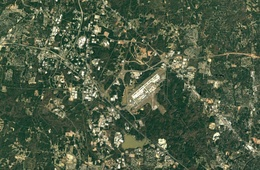
%> input picture 2000.jpg, 260 x 170 px, shrunk from 1686 x 1102 before the run
$ octave city_density_red.m   (GNU Octave 9; MATLAB toolbox functions it lacks are replaced by stand-ins)
%> lines starting %> are read from the running program, lines starting %| are printed output that depends on the picture; in (x1, y1, x2, y2) boxes, pixels count from 0 and x2, y2 are one past the last pixel; in counts of white or black regions, pixels touching at a corner belong together; the program's own positions count from 1
### highlight_edges.m
function [ new_image ] = highlight_edges ( image, color )

    image_size = size(image);
    height = image_size(1);
    width = image_size(2);

    threshold = 80;

    for x = 1:width-1
        for y = 1:height-1
            distance = 0;

            for channel = 1:3
               difference1 = abs(double(image(y, x, channel)) - double(image(y+1, x, channel)));
               difference2 = abs(double(image(y, x, channel)) - double(image(y, x+1, channel)));
               difference3 = abs(double(image(y, x, channel)) - double(image(y+1, x+1, channel)));

               difference = max([ difference1; difference2; difference3]);
               difference_squared = difference^2;

               if (channel == 2)
                   difference_squared = difference_squared*10;
               end

               distance = distance + difference_squared;
               distance = distance^0.5;
            end

            if (distance > threshold)
                image(y, x, 1) = color(1);
                image(y, x, 2) = color(2);
                image(y, x, 3) = color(3);
            end
        end
    end

    new_image = image;
    return;
end

### extract_edges.m
function [ new_image ] = extract_edges( image, color )
    image_size = size(image);
    height = image_size(1);
    width = image_size(2);
    new_image = zeros(height, width, 3, 'uint8');

    for x = 1:width
        for y = 1:height
            if image(y, x, 1) == color(1) && image(y, x, 2) == color(2) && image(y, x, 3) == color(3)
                new_image(y,x,1) = 255;
                new_image(y,x,2) = 255;
                new_image(y,x,3) = 255;
            end
        end
    end

    return;
end

### remove_dots.m
function [ new_image ] = remove_dots ( image )

    image_size = size(image);
    height = image_size(1);
    width = image_size(2);

    for x = 1:width-1
        for y = 1:height-1
            count = 0;
            for i = x-1:x+1
                for j = y-1:y+1
                    if (i > 0 && i <= width && j > 0 && j <= height && image(y, x) == 255)
                        if image(j, i) == 255
                            count = count + 1;
                        end
                    end
                end
            end

            if count == 1
                image(y, x) = 0;
            end
        end
    end

    new_image = image;

    return;
end

### city_density_red.m
close all;
clear all;
%% Read in image
file = '2000.jpg';
original_image = imread(file);
%> original_image is the input picture: size 170x260x3 uint8; mean R, G, B 77.5, 92.1, 68.8
%figure(1);clf;
%imshow(original_image);

%% Get image dimensions
[ m, n, z ] = size(original_image);
%> m = 170; n = 260; z = 3

%% Highlight borders with pink
color = [ 255 0 225 ];
image = imsharpen(original_image); % sharpen image
image = highlight_edges(image, color); % make edges pink
%> after the loop in highlight_edges, `for x = 1:width-1`:
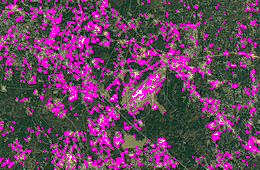
%> image: size 170x260x3 uint8; mean R, G, B 104.2, 69.5, 93.2
%figure(2); clf;
%imshow(image);

%% Extract edges
extracted_image = extract_edges(image, color);
%> after the loop in extract_edges, `for x = 1:width`:
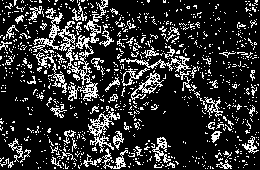
%> new_image: size 170x260x3 uint8; 18.7% white in thin lines or dots
figure(3); clf;
imshow(extracted_image);

%% Filter dots out of image
BW = extracted_image(:, :, 1);
%> BW: size 170x260 uint8; 18.7% white in thin lines or dots
filtered_image = remove_dots(BW);
%> after the loop in remove_dots, `for x = 1:width-1`:
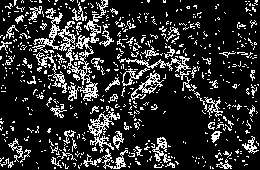
%> image: size 170x260 uint8; 17.9% white in thin lines or dots
filtered_image = remove_dots(filtered_image);
filtered_image = remove_dots(filtered_image);
figure(4); clf;
imshow(filtered_image);

%% Filter
% [28 lines of commented-out code are left out]
%% Morphological Operations
rect = strel('rectangle', [ 15 15 ]);
filled_image = imclose(filtered_image, rect);
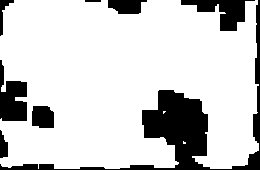
%> filled_image: size 170x260 uint8; 81.4% white; 8 black regions, largest, box (x1, y1, x2, y2) and area: (0, 0, 260, 170) 4901, (0, 60, 27, 121) 1049, (181, 0, 255, 31) 1030
P = 1000;
CC = bwconncomp(filled_image);
%> CC = 3 connected components
numPixels = cellfun(@numel,CC.PixelIdxList);
%> numPixels = [35985 6 7]
[biggest,idx] = max(numPixels);
%> biggest = 35985; idx = 1
P = round(biggest*0.8);
%> P = 28788
filled_image = bwareaopen(filled_image,P);
%> filled_image: size 170x260 logical; 81.4% white; 8 black regions, largest, box (x1, y1, x2, y2) and area: (0, 0, 260, 170) 4914, (0, 60, 27, 121) 1049, (181, 0, 255, 31) 1030
filled_image = imclose(filled_image, rect);
filled_image = imclose(filled_image, rect);
filled_image= imfill(filled_image,'holes');
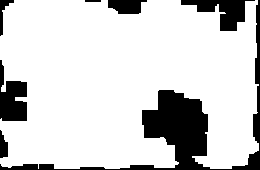
%> filled_image: size 170x260 logical; 82.4% white; 7 black regions, largest, box (x1, y1, x2, y2) and area: (0, 0, 260, 170) 4914, (0, 60, 27, 121) 1049, (181, 0, 255, 31) 1030
filled_image= imfill(filled_image,'holes');
filled_image= imfill(filled_image,'holes');
filled_image = imclose(filled_image, rect);
filled_image = imopen(filled_image, rect);
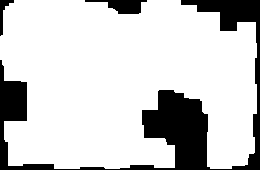
%> filled_image: size 170x260 logical; 80.8% white; 3 black regions, box (x1, y1, x2, y2) and area: (0, 0, 260, 170) 7840, (85, 0, 147, 14) 468, (0, 0, 14, 36) 165

[B,L] = bwboundaries(filled_image, 'noholes');
%> B = 1 boundary; box (x1, y1, x2, y2) and points: (0, 0, 257, 169) 1126
figure(30);clf;
imshow(original_image);
hold on
for k = 1:length(B)
   boundary = B{k};
   plot(boundary(:,2), boundary(:,1), 'r', 'LineWidth', 2)
end
%> this loop made 1 pass
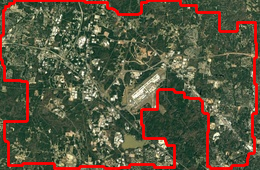
%> figure redrawn from the program's plot data
%
% figure(5); clf;
% imshow(filled_image, []);

$ run again, with boundary.jpg copied over 2000.jpg
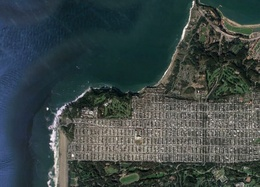
%> input picture boundary.jpg, 260 x 187 px, shrunk from 1662 x 1194 before the run
%> original_image is the input picture: size 187x260x3 uint8; mean R, G, B 59.5, 70.8, 70.2
%> after the loop in extract_edges, `for x = 1:width`:
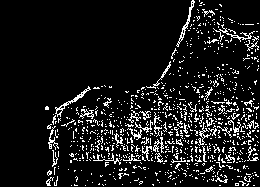
%> new_image: size 187x260x3 uint8; 10% white in thin lines or dots, all inside (x1, y1, x2, y2) = (45, 0, 259, 186)
%> CC = 1 connected component
%> numPixels = 22656
%> idx = 1
%> P = 18125
%> L: size 187x260 double; values 0 (black) and 1 (white), 50.4% white; 1 black region, box (x1, y1, x2, y2) and area: (0, 0, 260, 187) 24101
%> B = 1 boundary; box (x1, y1, x2, y2) and points: (48, 4, 259, 186) 733
%> the loop `for k = 1:length(B)` made 1 pass
%> after the loop `for k = 1:length(B)`:
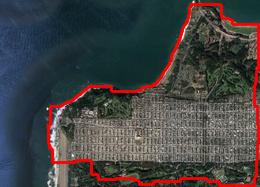
%> figure redrawn from the program's plot data
